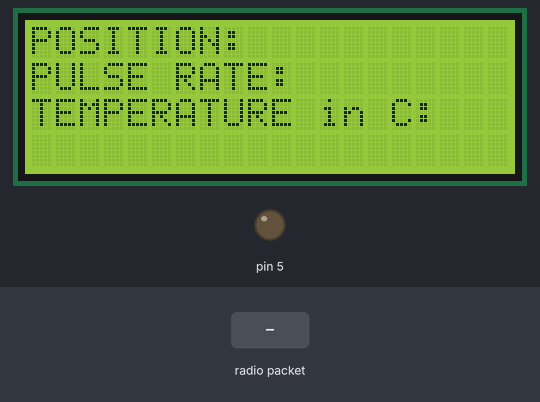
This sketch was run on a simulated Arduino Uno, built with avr-gcc and run on an emulated ATmega328P. Parts: 20×4 character LCD, output pins drawn as LEDs (lit = HIGH). The test bench sets the inputs (shaded band). No radio packets arrive unless stated; what the sketch prints to the serial monitor is not drawn.

Above: at 1.2 s.
1.3 s: radio packet "N" arrives
At 2.0 s:
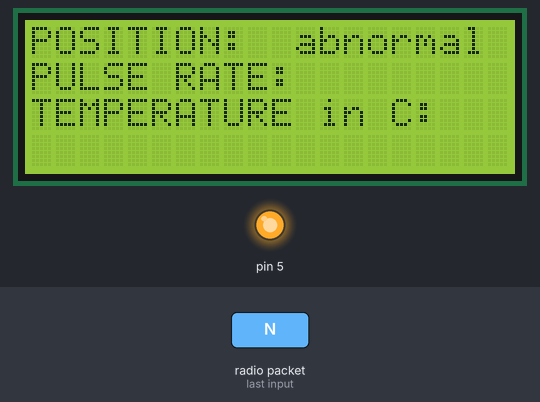
2.8 s: radio packet "o" arrives
At 3.1 s:
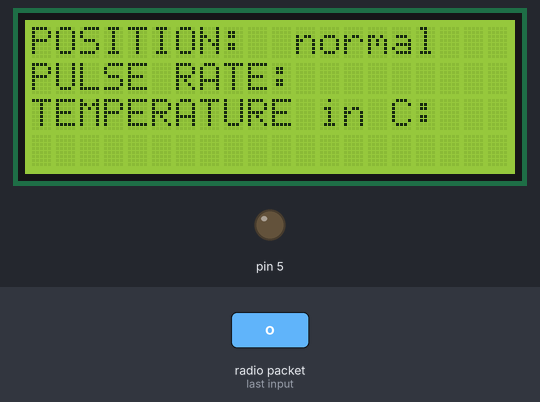
4.3 s: radio packet "l" arrives
At 5.5 s:
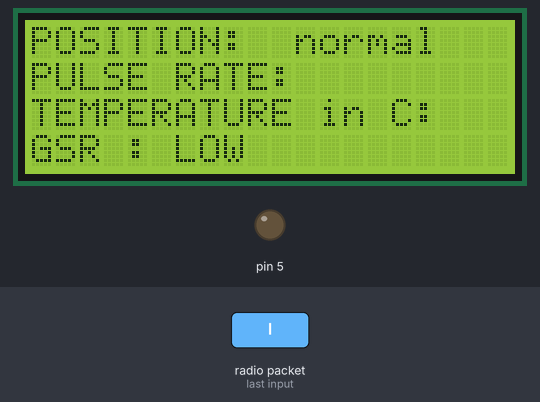
5.8 s: radio packet "m" arrives
At 6.6 s:
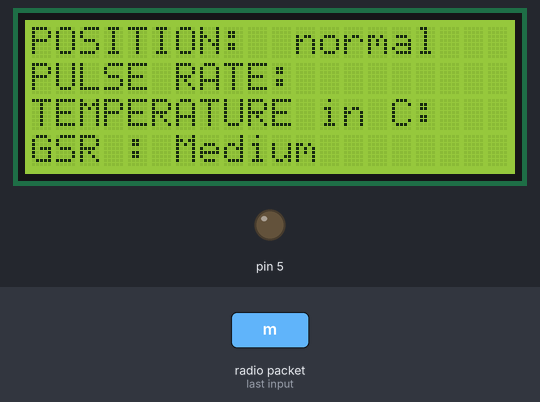
7.3 s: radio packet "e" arrives
At 7.8 s:
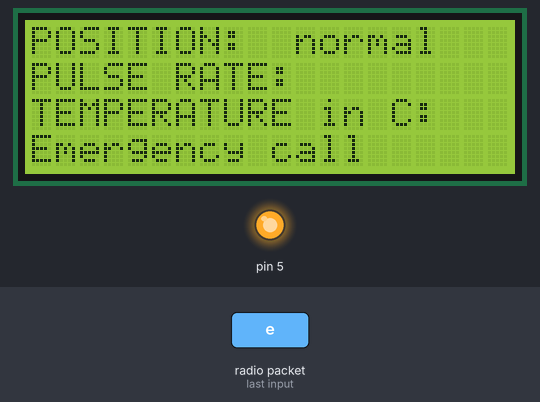
Timing chart, 0 to 10.3 s (numbered marks = the images above; inputs shaded):
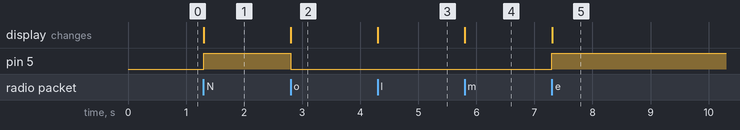

The sketch:

Wireless_Health_Monitoring_System.ino
```cpp
/*
Author: Vikrant_Gupta
Email: vikrantgupta95@gmail.com
LinkedIn: https://www.linkedin.com/in/vikrantgupta95/
GitHub: https://github.com/vikrantgupta95

Description:
This code receives data wirelessly using the VirtualWire library and
displays it on a LiquidCrystal display. It interprets incoming messages
to update the display with information such as position, pulse rate,
temperature, and GSR (Galvanic Skin Response) level. Additionally,
it controls an output pin to indicate abnormal conditions or emergency
calls.

Last updated: 18-04-2024
*/

#include <VirtualWire.h>
#include <LiquidCrystal.h>

LiquidCrystal lcd(7, 8, 9, 10, 11, 12);
byte message[VW_MAX_MESSAGE_LEN]; // a buffer to store the incoming messages
byte messageLength = VW_MAX_MESSAGE_LEN; // the size of the message

void setup() {
  vw_set_rx_pin(6);
  Serial.begin(9600);
  lcd.begin(20, 4);
  lcd.setCursor(0, 0);
  lcd.print("POSITION:");
  lcd.setCursor(0, 1);
  lcd.print("PULSE RATE:");
  lcd.setCursor(0, 2);
  lcd.print("TEMPERATURE in C:");
  pinMode(5, OUTPUT);
  digitalWrite(5, LOW);

  // Initialize the IO and ISR
  vw_setup(2000); // Bits per sec
  vw_rx_start();  // Start the receiver
}

void loop() {
  lcd.setCursor(0, 0);
  lcd.print("POSITION:");
  lcd.setCursor(0, 1);
  lcd.print("PULSE RATE:");

  if (vw_get_message(message, &messageLength)) // Non-blocking
  {

    if (message[0] == 'N') {
      lcd.setCursor(11, 0);
      lcd.print("abnormal");
      digitalWrite(5, HIGH);
    }
    if (message[0] == 'l') {
      lcd.setCursor(0, 3);
      lcd.print("GSR : LOW       ");
      digitalWrite(5, LOW);
    }
    if (message[0] == 'h' && message[1] == 'i') {
      lcd.setCursor(0, 3);
      lcd.print("GSR : HIGH      ");
      digitalWrite(5, HIGH);
    }
    if (message[0] == 'm') {
      lcd.setCursor(0, 3);
      lcd.print("GSR : Medium  ");
    }

    if (message[0] == 'o') {
      lcd.setCursor(11, 0);
      Serial.println("normal");
      lcd.print("normal   ");
      digitalWrite(5, LOW);
    }

    if (message[0] == 'h' && message[1] == 'e') {
      vw_wait_rx();
      if (vw_get_message(message, &messageLength)) {
        lcd.setCursor(12, 1);
        for (int i = 0; i < messageLength; i++) {
          lcd.write(message[i]);
        }
        if (message[0] >= '9') {
          digitalWrite(5, HIGH);
        }
      }
    }
    if (message[0] == 't') {
      vw_wait_rx();
      if (vw_get_message(message, &messageLength)) {
        lcd.setCursor(17, 2);
        for (int i = 0; i < messageLength; i++) {
          lcd.write(message[i]);
        }
        if (message[0] >= '4' && message[1] > '1') {
          digitalWrite(5, HIGH);
        }
      }
    }

    if (message[0] == 'e') {
      digitalWrite(5, HIGH);
      lcd.setCursor(0, 3);
      lcd.print("Emergency call  ");
      delay(5000);
      lcd.print("             ");
    }
  }
}
```

Measured:
- after the input at 1.3 s, pin 5: LOW → HIGH at once; the display: changes at once (image 1)
- after the input at 2.8 s, pin 5: HIGH → LOW at once; the display: changes at once (image 2)
- after the input at 4.3 s, the display: changes at once (image 3)
- after the input at 5.8 s, the display: changes at once (image 4)
- after the input at 7.3 s, pin 5: LOW → HIGH at once; the display: changes at once (image 5)
